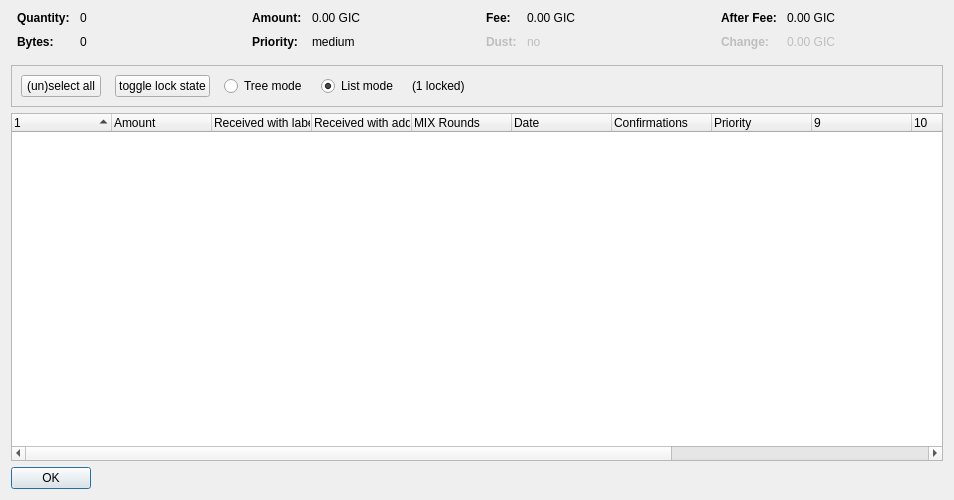
<?xml version="1.0" encoding="UTF-8"?>
<ui version="4.0">
 <class>CoinControlDialog</class>
 <widget class="QDialog" name="CoinControlDialog">
  <property name="geometry">
   <rect>
    <x>0</x>
    <y>0</y>
    <width>954</width>
    <height>500</height>
   </rect>
  </property>
  <property name="windowTitle">
   <string>Coin Selection</string>
  </property>
  <layout class="QVBoxLayout" name="verticalLayout">
   <item>
    <layout class="QHBoxLayout" name="horizontalLayoutTop" stretch="0,0,0,0">
     <property name="topMargin">
      <number>0</number>
     </property>
     <property name="bottomMargin">
      <number>10</number>
     </property>
     <item>
      <layout class="QFormLayout" name="formLayoutCoinControl1">
       <property name="horizontalSpacing">
        <number>10</number>
       </property>
       <property name="verticalSpacing">
        <number>10</number>
       </property>
       <property name="leftMargin">
        <number>6</number>
       </property>
       <property name="rightMargin">
        <number>6</number>
       </property>
       <item row="0" column="0">
        <widget class="QLabel" name="labelCoinControlQuantityText">
         <property name="font">
          <font>
           <weight>75</weight>
           <bold>true</bold>
          </font>
         </property>
         <property name="text">
          <string>Quantity:</string>
         </property>
        </widget>
       </item>
       <item row="0" column="1">
        <widget class="QLabel" name="labelCoinControlQuantity">
         <property name="cursor">
          <cursorShape>IBeamCursor</cursorShape>
         </property>
         <property name="contextMenuPolicy">
          <enum>Qt::ActionsContextMenu</enum>
         </property>
         <property name="text">
          <string notr="true">0</string>
         </property>
         <property name="textInteractionFlags">
          <set>Qt::LinksAccessibleByMouse|Qt::TextSelectableByKeyboard|Qt::TextSelectableByMouse</set>
         </property>
        </widget>
       </item>
       <item row="1" column="0">
        <widget class="QLabel" name="labelCoinControlBytesText">
         <property name="font">
          <font>
           <weight>75</weight>
           <bold>true</bold>
          </font>
         </property>
         <property name="text">
          <string>Bytes:</string>
         </property>
        </widget>
       </item>
       <item row="1" column="1">
        <widget class="QLabel" name="labelCoinControlBytes">
         <property name="cursor">
          <cursorShape>IBeamCursor</cursorShape>
         </property>
         <property name="contextMenuPolicy">
          <enum>Qt::ActionsContextMenu</enum>
         </property>
         <property name="text">
          <string notr="true">0</string>
         </property>
         <property name="textInteractionFlags">
          <set>Qt::LinksAccessibleByMouse|Qt::TextSelectableByKeyboard|Qt::TextSelectableByMouse</set>
         </property>
        </widget>
       </item>
      </layout>
     </item>
     <item>
      <layout class="QFormLayout" name="formLayoutCoinControl2">
       <property name="horizontalSpacing">
        <number>10</number>
       </property>
       <property name="verticalSpacing">
        <number>10</number>
       </property>
       <property name="leftMargin">
        <number>6</number>
       </property>
       <property name="rightMargin">
        <number>6</number>
       </property>
       <item row="0" column="0">
        <widget class="QLabel" name="labelCoinControlAmountText">
         <property name="font">
          <font>
           <weight>75</weight>
           <bold>true</bold>
          </font>
         </property>
         <property name="text">
          <string>Amount:</string>
         </property>
        </widget>
       </item>
       <item row="0" column="1">
        <widget class="QLabel" name="labelCoinControlAmount">
         <property name="cursor">
          <cursorShape>IBeamCursor</cursorShape>
         </property>
         <property name="contextMenuPolicy">
          <enum>Qt::ActionsContextMenu</enum>
         </property>
         <property name="text">
          <string notr="true">0.00 GIC</string>
         </property>
         <property name="textInteractionFlags">
          <set>Qt::LinksAccessibleByMouse|Qt::TextSelectableByKeyboard|Qt::TextSelectableByMouse</set>
         </property>
        </widget>
       </item>
       <item row="1" column="0">
        <widget class="QLabel" name="labelCoinControlPriorityText">
         <property name="font">
          <font>
           <weight>75</weight>
           <bold>true</bold>
          </font>
         </property>
         <property name="text">
          <string>Priority:</string>
         </property>
        </widget>
       </item>
       <item row="1" column="1">
        <widget class="QLabel" name="labelCoinControlPriority">
         <property name="cursor">
          <cursorShape>IBeamCursor</cursorShape>
         </property>
         <property name="contextMenuPolicy">
          <enum>Qt::ActionsContextMenu</enum>
         </property>
         <property name="text">
          <string>medium</string>
         </property>
         <property name="textInteractionFlags">
          <set>Qt::LinksAccessibleByMouse|Qt::TextSelectableByKeyboard|Qt::TextSelectableByMouse</set>
         </property>
        </widget>
       </item>
      </layout>
     </item>
     <item>
      <layout class="QFormLayout" name="formLayoutCoinControl3">
       <property name="horizontalSpacing">
        <number>10</number>
       </property>
       <property name="verticalSpacing">
        <number>10</number>
       </property>
       <property name="leftMargin">
        <number>6</number>
       </property>
       <property name="rightMargin">
        <number>6</number>
       </property>
       <item row="0" column="0">
        <widget class="QLabel" name="labelCoinControlFeeText">
         <property name="font">
          <font>
           <weight>75</weight>
           <bold>true</bold>
          </font>
         </property>
         <property name="text">
          <string>Fee:</string>
         </property>
        </widget>
       </item>
       <item row="0" column="1">
        <widget class="QLabel" name="labelCoinControlFee">
         <property name="cursor">
          <cursorShape>IBeamCursor</cursorShape>
         </property>
         <property name="contextMenuPolicy">
          <enum>Qt::ActionsContextMenu</enum>
         </property>
         <property name="text">
          <string notr="true">0.00 GIC</string>
         </property>
         <property name="textInteractionFlags">
          <set>Qt::LinksAccessibleByMouse|Qt::TextSelectableByKeyboard|Qt::TextSelectableByMouse</set>
         </property>
        </widget>
       </item>
       <item row="1" column="0">
        <widget class="QLabel" name="labelCoinControlLowOutputText">
         <property name="enabled">
          <bool>false</bool>
         </property>
         <property name="font">
          <font>
           <weight>75</weight>
           <bold>true</bold>
          </font>
         </property>
         <property name="text">
          <string>Dust:</string>
         </property>
        </widget>
       </item>
       <item row="1" column="1">
        <widget class="QLabel" name="labelCoinControlLowOutput">
         <property name="enabled">
          <bool>false</bool>
         </property>
         <property name="cursor">
          <cursorShape>IBeamCursor</cursorShape>
         </property>
         <property name="contextMenuPolicy">
          <enum>Qt::ActionsContextMenu</enum>
         </property>
         <property name="text">
          <string>no</string>
         </property>
         <property name="textInteractionFlags">
          <set>Qt::LinksAccessibleByMouse|Qt::TextSelectableByKeyboard|Qt::TextSelectableByMouse</set>
         </property>
        </widget>
       </item>
      </layout>
     </item>
     <item>
      <layout class="QFormLayout" name="formLayoutCoinControl4">
       <property name="horizontalSpacing">
        <number>10</number>
       </property>
       <property name="verticalSpacing">
        <number>10</number>
       </property>
       <property name="leftMargin">
        <number>6</number>
       </property>
       <property name="rightMargin">
        <number>6</number>
       </property>
       <item row="0" column="0">
        <widget class="QLabel" name="labelCoinControlAfterFeeText">
         <property name="font">
          <font>
           <weight>75</weight>
           <bold>true</bold>
          </font>
         </property>
         <property name="text">
          <string>After Fee:</string>
         </property>
        </widget>
       </item>
       <item row="0" column="1">
        <widget class="QLabel" name="labelCoinControlAfterFee">
         <property name="cursor">
          <cursorShape>IBeamCursor</cursorShape>
         </property>
         <property name="contextMenuPolicy">
          <enum>Qt::ActionsContextMenu</enum>
         </property>
         <property name="text">
          <string notr="true">0.00 GIC</string>
         </property>
         <property name="textInteractionFlags">
          <set>Qt::LinksAccessibleByMouse|Qt::TextSelectableByKeyboard|Qt::TextSelectableByMouse</set>
         </property>
        </widget>
       </item>
       <item row="1" column="0">
        <widget class="QLabel" name="labelCoinControlChangeText">
         <property name="enabled">
          <bool>false</bool>
         </property>
         <property name="font">
          <font>
           <weight>75</weight>
           <bold>true</bold>
          </font>
         </property>
         <property name="text">
          <string>Change:</string>
         </property>
        </widget>
       </item>
       <item row="1" column="1">
        <widget class="QLabel" name="labelCoinControlChange">
         <property name="enabled">
          <bool>false</bool>
         </property>
         <property name="cursor">
          <cursorShape>IBeamCursor</cursorShape>
         </property>
         <property name="contextMenuPolicy">
          <enum>Qt::ActionsContextMenu</enum>
         </property>
         <property name="text">
          <string notr="true">0.00 GIC</string>
         </property>
         <property name="textInteractionFlags">
          <set>Qt::LinksAccessibleByMouse|Qt::TextSelectableByKeyboard|Qt::TextSelectableByMouse</set>
         </property>
        </widget>
       </item>
      </layout>
     </item>
    </layout>
   </item>
   <item>
    <widget class="QFrame" name="frame">
     <property name="minimumSize">
      <size>
       <width>0</width>
       <height>40</height>
      </size>
     </property>
     <property name="frameShape">
      <enum>QFrame::StyledPanel</enum>
     </property>
     <property name="frameShadow">
      <enum>QFrame::Sunken</enum>
     </property>
     <layout class="QHBoxLayout" name="horizontalLayout">
      <item>
       <layout class="QHBoxLayout" name="horizontalLayoutPanel" stretch="0,0,0,0,0,0">
        <property name="spacing">
         <number>14</number>
        </property>
        <item>
         <widget class="QPushButton" name="pushButtonSelectAll">
          <property name="sizePolicy">
           <sizepolicy hsizetype="Maximum" vsizetype="Fixed">
            <horstretch>0</horstretch>
            <verstretch>0</verstretch>
           </sizepolicy>
          </property>
          <property name="text">
           <string>(un)select all</string>
          </property>
          <property name="autoDefault">
           <bool>false</bool>
          </property>
         </widget>
        </item>
        <item>
         <widget class="QPushButton" name="pushButtonToggleLock">
          <property name="sizePolicy">
           <sizepolicy hsizetype="Maximum" vsizetype="Fixed">
            <horstretch>0</horstretch>
            <verstretch>0</verstretch>
           </sizepolicy>
          </property>
          <property name="text">
           <string>toggle lock state</string>
          </property>
          <property name="autoDefault">
           <bool>false</bool>
          </property>
         </widget>
        </item>
        <item>
         <widget class="QRadioButton" name="radioTreeMode">
          <property name="sizePolicy">
           <sizepolicy hsizetype="Maximum" vsizetype="Fixed">
            <horstretch>0</horstretch>
            <verstretch>0</verstretch>
           </sizepolicy>
          </property>
          <property name="text">
           <string>Tree mode</string>
          </property>
         </widget>
        </item>
        <item>
         <widget class="QRadioButton" name="radioListMode">
          <property name="sizePolicy">
           <sizepolicy hsizetype="Maximum" vsizetype="Fixed">
            <horstretch>0</horstretch>
            <verstretch>0</verstretch>
           </sizepolicy>
          </property>
          <property name="text">
           <string>List mode</string>
          </property>
          <property name="checked">
           <bool>true</bool>
          </property>
         </widget>
        </item>
        <item>
         <widget class="QLabel" name="labelLocked">
          <property name="text">
           <string>(1 locked)</string>
          </property>
         </widget>
        </item>
        <item>
         <spacer name="horizontalSpacer">
          <property name="orientation">
           <enum>Qt::Horizontal</enum>
          </property>
          <property name="sizeHint" stdset="0">
           <size>
            <width>40</width>
            <height>20</height>
           </size>
          </property>
         </spacer>
        </item>
       </layout>
      </item>
     </layout>
    </widget>
   </item>
   <item>
    <widget class="CoinControlTreeWidget" name="treeWidget">
     <property name="contextMenuPolicy">
      <enum>Qt::CustomContextMenu</enum>
     </property>
     <property name="sortingEnabled">
      <bool>false</bool>
     </property>
     <property name="columnCount">
      <number>13</number>
     </property>
     <attribute name="headerShowSortIndicator" stdset="0">
      <bool>true</bool>
     </attribute>
     <attribute name="headerStretchLastSection">
      <bool>false</bool>
     </attribute>
     <column>
      <property name="text">
       <string/>
      </property>
     </column>
     <column>
      <property name="text">
       <string>Amount</string>
      </property>
     </column>
     <column>
      <property name="text">
       <string>Received with label</string>
      </property>
     </column>
     <column>
      <property name="text">
       <string>Received with address</string>
      </property>
     </column>
     <column>
      <property name="text">
       <string>MIX Rounds</string>
      </property>
     </column>
     <column>
      <property name="text">
       <string>Date</string>
      </property>
     </column>
     <column>
      <property name="text">
       <string>Confirmations</string>
      </property>
      <property name="toolTip">
       <string>Confirmed</string>
      </property>
     </column>
     <column>
      <property name="text">
       <string>Priority</string>
      </property>
     </column>
     <column>
      <property name="text">
       <string/>
      </property>
     </column>
     <column>
      <property name="text">
       <string/>
      </property>
     </column>
     <column>
      <property name="text">
       <string/>
      </property>
     </column>
     <column>
      <property name="text">
       <string/>
      </property>
     </column>
     <column>
      <property name="text">
       <string/>
      </property>
     </column>
    </widget>
   </item>
   <item>
    <widget class="QDialogButtonBox" name="buttonBox">
     <property name="sizePolicy">
      <sizepolicy hsizetype="Maximum" vsizetype="Fixed">
       <horstretch>0</horstretch>
       <verstretch>0</verstretch>
      </sizepolicy>
     </property>
     <property name="orientation">
      <enum>Qt::Horizontal</enum>
     </property>
     <property name="standardButtons">
      <set>QDialogButtonBox::Ok</set>
     </property>
    </widget>
   </item>
  </layout>
 </widget>
 <customwidgets>
  <customwidget>
   <class>CoinControlTreeWidget</class>
   <extends>QTreeWidget</extends>
   <header>coincontroltreewidget.h</header>
  </customwidget>
 </customwidgets>
 <resources/>
 <connections/>
</ui>
